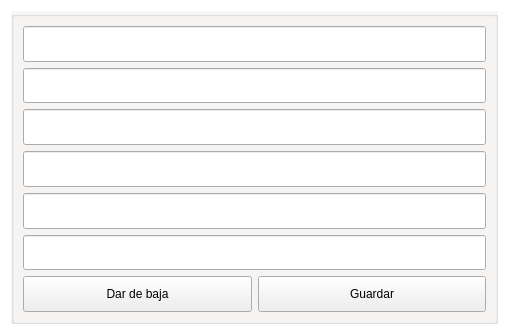
<?xml version="1.0" encoding="UTF-8"?>
<ui version="4.0">
 <class>Form</class>
 <widget class="QWidget" name="Form">
  <property name="geometry">
   <rect>
    <x>0</x>
    <y>0</y>
    <width>509</width>
    <height>335</height>
   </rect>
  </property>
  <property name="palette">
   <palette>
    <active>
     <colorrole role="WindowText">
      <brush brushstyle="SolidPattern">
       <color alpha="255">
        <red>0</red>
        <green>0</green>
        <blue>0</blue>
       </color>
      </brush>
     </colorrole>
     <colorrole role="Button">
      <brush brushstyle="SolidPattern">
       <color alpha="255">
        <red>255</red>
        <green>255</green>
        <blue>255</blue>
       </color>
      </brush>
     </colorrole>
     <colorrole role="Light">
      <brush brushstyle="SolidPattern">
       <color alpha="255">
        <red>255</red>
        <green>255</green>
        <blue>255</blue>
       </color>
      </brush>
     </colorrole>
     <colorrole role="Midlight">
      <brush brushstyle="SolidPattern">
       <color alpha="255">
        <red>255</red>
        <green>255</green>
        <blue>255</blue>
       </color>
      </brush>
     </colorrole>
     <colorrole role="Dark">
      <brush brushstyle="SolidPattern">
       <color alpha="255">
        <red>127</red>
        <green>127</green>
        <blue>127</blue>
       </color>
      </brush>
     </colorrole>
     <colorrole role="Mid">
      <brush brushstyle="SolidPattern">
       <color alpha="255">
        <red>170</red>
        <green>170</green>
        <blue>170</blue>
       </color>
      </brush>
     </colorrole>
     <colorrole role="Text">
      <brush brushstyle="SolidPattern">
       <color alpha="255">
        <red>0</red>
        <green>0</green>
        <blue>0</blue>
       </color>
      </brush>
     </colorrole>
     <colorrole role="BrightText">
      <brush brushstyle="SolidPattern">
       <color alpha="255">
        <red>255</red>
        <green>255</green>
        <blue>255</blue>
       </color>
      </brush>
     </colorrole>
     <colorrole role="ButtonText">
      <brush brushstyle="SolidPattern">
       <color alpha="255">
        <red>0</red>
        <green>0</green>
        <blue>0</blue>
       </color>
      </brush>
     </colorrole>
     <colorrole role="Base">
      <brush brushstyle="SolidPattern">
       <color alpha="255">
        <red>255</red>
        <green>255</green>
        <blue>255</blue>
       </color>
      </brush>
     </colorrole>
     <colorrole role="Window">
      <brush brushstyle="SolidPattern">
       <color alpha="255">
        <red>255</red>
        <green>255</green>
        <blue>255</blue>
       </color>
      </brush>
     </colorrole>
     <colorrole role="Shadow">
      <brush brushstyle="SolidPattern">
       <color alpha="255">
        <red>0</red>
        <green>0</green>
        <blue>0</blue>
       </color>
      </brush>
     </colorrole>
     <colorrole role="AlternateBase">
      <brush brushstyle="SolidPattern">
       <color alpha="255">
        <red>255</red>
        <green>255</green>
        <blue>255</blue>
       </color>
      </brush>
     </colorrole>
     <colorrole role="ToolTipBase">
      <brush brushstyle="SolidPattern">
       <color alpha="255">
        <red>255</red>
        <green>255</green>
        <blue>220</blue>
       </color>
      </brush>
     </colorrole>
     <colorrole role="ToolTipText">
      <brush brushstyle="SolidPattern">
       <color alpha="255">
        <red>0</red>
        <green>0</green>
        <blue>0</blue>
       </color>
      </brush>
     </colorrole>
    </active>
    <inactive>
     <colorrole role="WindowText">
      <brush brushstyle="SolidPattern">
       <color alpha="255">
        <red>0</red>
        <green>0</green>
        <blue>0</blue>
       </color>
      </brush>
     </colorrole>
     <colorrole role="Button">
      <brush brushstyle="SolidPattern">
       <color alpha="255">
        <red>255</red>
        <green>255</green>
        <blue>255</blue>
       </color>
      </brush>
     </colorrole>
     <colorrole role="Light">
      <brush brushstyle="SolidPattern">
       <color alpha="255">
        <red>255</red>
        <green>255</green>
        <blue>255</blue>
       </color>
      </brush>
     </colorrole>
     <colorrole role="Midlight">
      <brush brushstyle="SolidPattern">
       <color alpha="255">
        <red>255</red>
        <green>255</green>
        <blue>255</blue>
       </color>
      </brush>
     </colorrole>
     <colorrole role="Dark">
      <brush brushstyle="SolidPattern">
       <color alpha="255">
        <red>127</red>
        <green>127</green>
        <blue>127</blue>
       </color>
      </brush>
     </colorrole>
     <colorrole role="Mid">
      <brush brushstyle="SolidPattern">
       <color alpha="255">
        <red>170</red>
        <green>170</green>
        <blue>170</blue>
       </color>
      </brush>
     </colorrole>
     <colorrole role="Text">
      <brush brushstyle="SolidPattern">
       <color alpha="255">
        <red>0</red>
        <green>0</green>
        <blue>0</blue>
       </color>
      </brush>
     </colorrole>
     <colorrole role="BrightText">
      <brush brushstyle="SolidPattern">
       <color alpha="255">
        <red>255</red>
        <green>255</green>
        <blue>255</blue>
       </color>
      </brush>
     </colorrole>
     <colorrole role="ButtonText">
      <brush brushstyle="SolidPattern">
       <color alpha="255">
        <red>0</red>
        <green>0</green>
        <blue>0</blue>
       </color>
      </brush>
     </colorrole>
     <colorrole role="Base">
      <brush brushstyle="SolidPattern">
       <color alpha="255">
        <red>255</red>
        <green>255</green>
        <blue>255</blue>
       </color>
      </brush>
     </colorrole>
     <colorrole role="Window">
      <brush brushstyle="SolidPattern">
       <color alpha="255">
        <red>255</red>
        <green>255</green>
        <blue>255</blue>
       </color>
      </brush>
     </colorrole>
     <colorrole role="Shadow">
      <brush brushstyle="SolidPattern">
       <color alpha="255">
        <red>0</red>
        <green>0</green>
        <blue>0</blue>
       </color>
      </brush>
     </colorrole>
     <colorrole role="AlternateBase">
      <brush brushstyle="SolidPattern">
       <color alpha="255">
        <red>255</red>
        <green>255</green>
        <blue>255</blue>
       </color>
      </brush>
     </colorrole>
     <colorrole role="ToolTipBase">
      <brush brushstyle="SolidPattern">
       <color alpha="255">
        <red>255</red>
        <green>255</green>
        <blue>220</blue>
       </color>
      </brush>
     </colorrole>
     <colorrole role="ToolTipText">
      <brush brushstyle="SolidPattern">
       <color alpha="255">
        <red>0</red>
        <green>0</green>
        <blue>0</blue>
       </color>
      </brush>
     </colorrole>
    </inactive>
    <disabled>
     <colorrole role="WindowText">
      <brush brushstyle="SolidPattern">
       <color alpha="255">
        <red>127</red>
        <green>127</green>
        <blue>127</blue>
       </color>
      </brush>
     </colorrole>
     <colorrole role="Button">
      <brush brushstyle="SolidPattern">
       <color alpha="255">
        <red>255</red>
        <green>255</green>
        <blue>255</blue>
       </color>
      </brush>
     </colorrole>
     <colorrole role="Light">
      <brush brushstyle="SolidPattern">
       <color alpha="255">
        <red>255</red>
        <green>255</green>
        <blue>255</blue>
       </color>
      </brush>
     </colorrole>
     <colorrole role="Midlight">
      <brush brushstyle="SolidPattern">
       <color alpha="255">
        <red>255</red>
        <green>255</green>
        <blue>255</blue>
       </color>
      </brush>
     </colorrole>
     <colorrole role="Dark">
      <brush brushstyle="SolidPattern">
       <color alpha="255">
        <red>127</red>
        <green>127</green>
        <blue>127</blue>
       </color>
      </brush>
     </colorrole>
     <colorrole role="Mid">
      <brush brushstyle="SolidPattern">
       <color alpha="255">
        <red>170</red>
        <green>170</green>
        <blue>170</blue>
       </color>
      </brush>
     </colorrole>
     <colorrole role="Text">
      <brush brushstyle="SolidPattern">
       <color alpha="255">
        <red>127</red>
        <green>127</green>
        <blue>127</blue>
       </color>
      </brush>
     </colorrole>
     <colorrole role="BrightText">
      <brush brushstyle="SolidPattern">
       <color alpha="255">
        <red>255</red>
        <green>255</green>
        <blue>255</blue>
       </color>
      </brush>
     </colorrole>
     <colorrole role="ButtonText">
      <brush brushstyle="SolidPattern">
       <color alpha="255">
        <red>127</red>
        <green>127</green>
        <blue>127</blue>
       </color>
      </brush>
     </colorrole>
     <colorrole role="Base">
      <brush brushstyle="SolidPattern">
       <color alpha="255">
        <red>255</red>
        <green>255</green>
        <blue>255</blue>
       </color>
      </brush>
     </colorrole>
     <colorrole role="Window">
      <brush brushstyle="SolidPattern">
       <color alpha="255">
        <red>255</red>
        <green>255</green>
        <blue>255</blue>
       </color>
      </brush>
     </colorrole>
     <colorrole role="Shadow">
      <brush brushstyle="SolidPattern">
       <color alpha="255">
        <red>0</red>
        <green>0</green>
        <blue>0</blue>
       </color>
      </brush>
     </colorrole>
     <colorrole role="AlternateBase">
      <brush brushstyle="SolidPattern">
       <color alpha="255">
        <red>255</red>
        <green>255</green>
        <blue>255</blue>
       </color>
      </brush>
     </colorrole>
     <colorrole role="ToolTipBase">
      <brush brushstyle="SolidPattern">
       <color alpha="255">
        <red>255</red>
        <green>255</green>
        <blue>220</blue>
       </color>
      </brush>
     </colorrole>
     <colorrole role="ToolTipText">
      <brush brushstyle="SolidPattern">
       <color alpha="255">
        <red>0</red>
        <green>0</green>
        <blue>0</blue>
       </color>
      </brush>
     </colorrole>
    </disabled>
   </palette>
  </property>
  <property name="windowTitle">
   <string>Form</string>
  </property>
  <property name="windowIcon">
   <iconset>
    <normaloff>../iconos/oesteDev.ico</normaloff>../iconos/oesteDev.ico</iconset>
  </property>
  <layout class="QGridLayout" name="gridLayout_2">
   <item row="0" column="0" colspan="2">
    <widget class="QGroupBox" name="groupBox">
     <property name="styleSheet">
      <string notr="true">#groupBox{
background-color: #F8F7F6
}</string>
     </property>
     <property name="title">
      <string/>
     </property>
     <layout class="QGridLayout" name="gridLayout" columnstretch="50,50">
      <item row="6" column="1">
       <widget class="QPushButton" name="pushButton_2">
        <property name="sizePolicy">
         <sizepolicy hsizetype="Expanding" vsizetype="Expanding">
          <horstretch>0</horstretch>
          <verstretch>0</verstretch>
         </sizepolicy>
        </property>
        <property name="styleSheet">
         <string notr="true"/>
        </property>
        <property name="text">
         <string>Guardar</string>
        </property>
        <property name="icon">
         <iconset>
          <normaloff>../iconos/save.ico</normaloff>../iconos/save.ico</iconset>
        </property>
        <property name="iconSize">
         <size>
          <width>20</width>
          <height>20</height>
         </size>
        </property>
       </widget>
      </item>
      <item row="6" column="0">
       <widget class="QPushButton" name="pushButton">
        <property name="sizePolicy">
         <sizepolicy hsizetype="Expanding" vsizetype="Expanding">
          <horstretch>0</horstretch>
          <verstretch>0</verstretch>
         </sizepolicy>
        </property>
        <property name="styleSheet">
         <string notr="true"/>
        </property>
        <property name="text">
         <string>Dar de baja</string>
        </property>
        <property name="icon">
         <iconset>
          <normaloff>../iconos/delete.ico</normaloff>../iconos/delete.ico</iconset>
        </property>
       </widget>
      </item>
      <item row="5" column="0" colspan="2">
       <widget class="QLineEdit" name="lineEdit_6">
        <property name="sizePolicy">
         <sizepolicy hsizetype="Expanding" vsizetype="Expanding">
          <horstretch>0</horstretch>
          <verstretch>0</verstretch>
         </sizepolicy>
        </property>
        <property name="font">
         <font>
          <family>System</family>
          <pointsize>12</pointsize>
          <weight>75</weight>
          <bold>true</bold>
         </font>
        </property>
       </widget>
      </item>
      <item row="4" column="0" colspan="2">
       <widget class="QLineEdit" name="lineEdit_5">
        <property name="sizePolicy">
         <sizepolicy hsizetype="Expanding" vsizetype="Expanding">
          <horstretch>0</horstretch>
          <verstretch>0</verstretch>
         </sizepolicy>
        </property>
        <property name="font">
         <font>
          <family>System</family>
          <pointsize>12</pointsize>
          <weight>75</weight>
          <bold>true</bold>
         </font>
        </property>
       </widget>
      </item>
      <item row="3" column="0" colspan="2">
       <widget class="QLineEdit" name="lineEdit_3">
        <property name="sizePolicy">
         <sizepolicy hsizetype="Expanding" vsizetype="Expanding">
          <horstretch>0</horstretch>
          <verstretch>0</verstretch>
         </sizepolicy>
        </property>
        <property name="font">
         <font>
          <family>System</family>
          <pointsize>12</pointsize>
          <weight>75</weight>
          <bold>true</bold>
         </font>
        </property>
       </widget>
      </item>
      <item row="2" column="0" colspan="2">
       <widget class="QLineEdit" name="lineEdit_2">
        <property name="sizePolicy">
         <sizepolicy hsizetype="Expanding" vsizetype="Expanding">
          <horstretch>0</horstretch>
          <verstretch>0</verstretch>
         </sizepolicy>
        </property>
        <property name="font">
         <font>
          <family>System</family>
          <pointsize>12</pointsize>
          <weight>75</weight>
          <bold>true</bold>
         </font>
        </property>
       </widget>
      </item>
      <item row="1" column="0" colspan="2">
       <widget class="QLineEdit" name="lineEdit">
        <property name="sizePolicy">
         <sizepolicy hsizetype="Expanding" vsizetype="Expanding">
          <horstretch>0</horstretch>
          <verstretch>0</verstretch>
         </sizepolicy>
        </property>
        <property name="font">
         <font>
          <family>System</family>
          <pointsize>12</pointsize>
          <weight>75</weight>
          <bold>true</bold>
         </font>
        </property>
       </widget>
      </item>
      <item row="0" column="0" colspan="2">
       <widget class="QLineEdit" name="lineEdit_4">
        <property name="sizePolicy">
         <sizepolicy hsizetype="Expanding" vsizetype="Expanding">
          <horstretch>0</horstretch>
          <verstretch>0</verstretch>
         </sizepolicy>
        </property>
        <property name="font">
         <font>
          <family>System</family>
          <pointsize>12</pointsize>
          <weight>75</weight>
          <bold>true</bold>
         </font>
        </property>
       </widget>
      </item>
     </layout>
    </widget>
   </item>
  </layout>
 </widget>
 <resources/>
 <connections/>
</ui>
